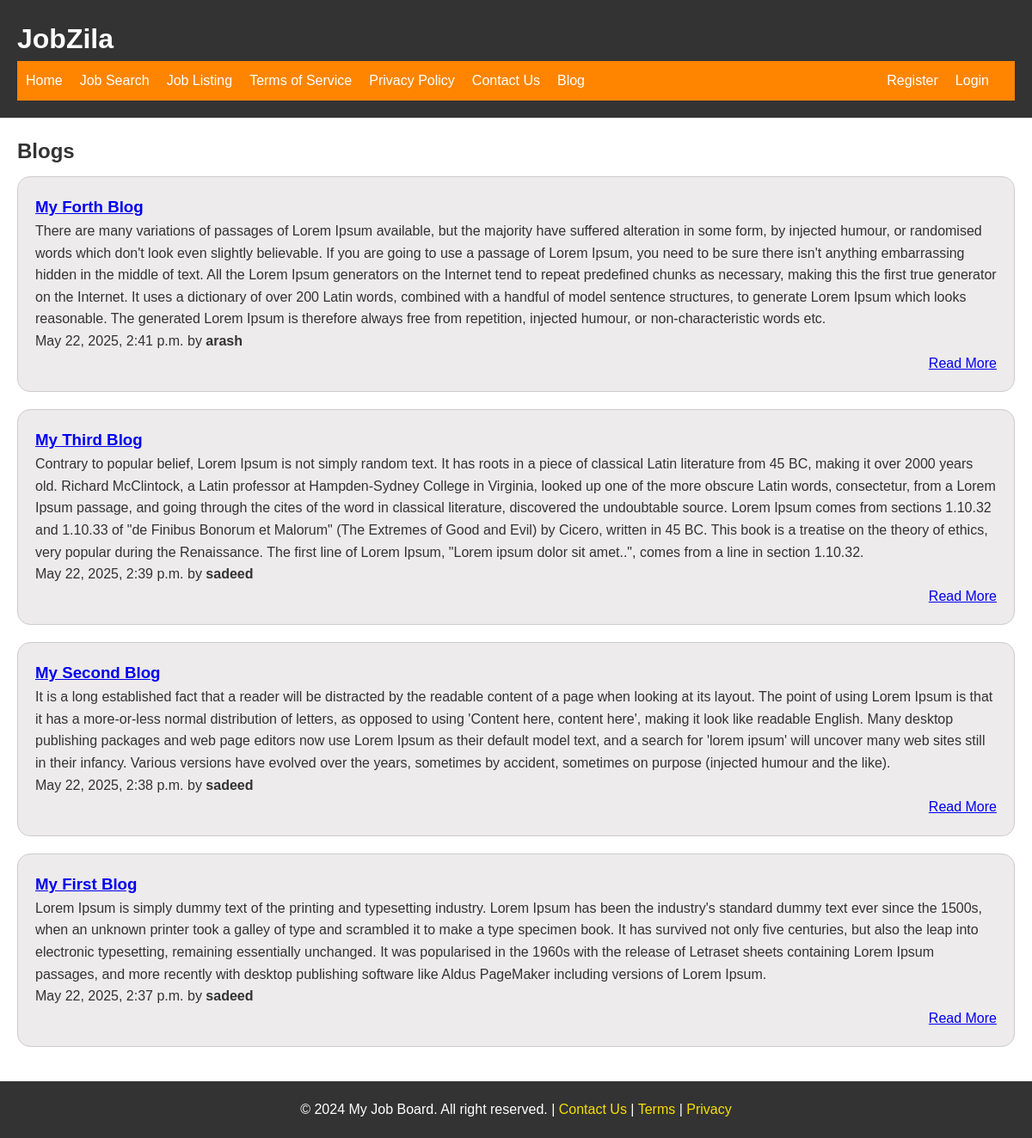
Screenshot of /blog/ with the database file from the repository.
### blog/models.py (models this page shows, shortened)
class Blog(models.Model):
    title = models.CharField(max_length=255)
    body = models.TextField()
    slug = models.SlugField()
    link = models.URLField()
    date = models.DateTimeField(auto_now_add=True)
    author = models.ForeignKey(User, on_delete=models.CASCADE, default="Admin")
    banner = models.ImageField(default="default.jpg", blank=True, null=True)

### blog/views.py (the view)
# urls.py: path("", views.blog, name="bloglist"),
def blog(request):
    blog = Blog.objects.all().order_by("-date")
    return render(request, "blogs.html", {"blog": blog})

### blog/templates/blogs.html (shortened to what this page needs)
{% extends 'sharedpage.html'%}
{% block main %}
    <main>
        <section id="joblist-section">
            <h2>Blogs</h2>
            <div class="joblisting-div">
                {%  for b in blog  %}
                <div class="job-listing">
                    <h3><a href="{% url 'blogapp:blogpage' slug=b.slug %}">{{b.title}}</a></h3>
                    <p>{{b.body}}</p>
                    <p> {{b.date}} by <strong>{{b.author}}</strong>  </p>
                    <p class="learn-more"><a href="#">Read More</a></p>
                </div>
                {% empty %}
                <p>No blogs found.</p>
                {% endfor %}
            </div>
        </section>
    </main>
{% endblock main %}

### templates/sharedpage.html (shortened to what this page needs)
<!DOCTYPE html>
{% load static %}
<html lang="en">
  <head>
    <link rel="stylesheet" href="{% static 'css/styles.css' %}">
  </head>
  <body>
    <header>
      <h1>JobZila</h1>
       <nav>
        <div class="menu-container">
        <ul id="nav-links">
          <li><a href="/">Home</a></li>
          <li><a href="/jobsearch">Job Search</a></li>
          <li><a href="/joblisting">Job Listing</a></li>
          <li><a href="/terms">Terms of Service</a></li>
          <li><a href="/privacy">Privacy Policy</a></li>
          <li><a href="/contact">Contact Us</a></li>
          <li><a href="{% url 'blogapp:bloglist' %}">Blog</a></li>
<div class="right-align" >
  {% if user.is_authenticated %}
  <form method="POST" class="logout" action="{% url 'users:logout' %}">
              {% csrf_token %}
                <button class="logout-button" >Logout</button>
              </form>
  {% else %}
  <li><a href="{% url 'users:register' %}">Register</a></li>
          <li><a href="{% url 'users:login' %}">Login</a></li>
  {% endif %}
</div>
         </ul>
      </div>
      </nav>
    </header>
{% block main %}
{% endblock main %}
<footer>
    <p>&copy; 2024 My Job Board. All right reserved. | <a href="contact.html">Contact Us</a>  | <a href="terms.html">Terms</a> | <a href="privacy.html">Privacy</a></p>
</footer>
</body>
</html>

### static/css/styles.css (style rules this page uses)
* { margin:0; padding:0; }
body { font-family: Arial, Helvetica, sans-serif; font-size: 16px; line-height: 1.6; color: #333; }
header { background-color: #333; color: white; padding: 20px; }
nav { background-color: #ff8500; color: #fff; padding: 10px; }
nav ul { list-style: none; margin:0; padding: 0; display: flex; justify-content: flex-start; align-items: center; }
nav ul li { margin-right: 20px; }
nav ul .right-align { margin-left: auto; display: flex; align-items: center; }
nav ul li a { color: white; text-decoration: none; }
#nav-links { display: flex; flex-direction: row; }
#nav-links li { display: block; }
footer { background-color: #333; color: white; padding: 20px; text-align: center; }
footer p a { color: #f7df04; text-decoration: none; }
#joblist-section { padding: 20px; }
#joblist-section h2 { margin-bottom: 10px; }
.job-listing { margin-bottom: 20px; border: 1px solid #ccc; padding: 20px; border-radius: 15px; background-color: #edebeb; }
.learn-more { text-align: right; }

### rows the page displays
Blog: title "My Forth Blog", body "There are many variations of passages of Lorem Ipsum available, but the majority have suffered alteration in some form, by injected humour, or randomised words which don't look even slightly believable. If you are going to use a passage of Lorem Ipsum, you need to be sure there isn't anything embarrassing hidden in the middle of text. All the Lorem Ipsum generators on the Internet tend to repeat predefined chunks as necessary, making this the first true generator on the Internet. It uses a dictionary of over 200 Latin words, combined with a handful of model sentence structures, to generate Lorem Ipsum which looks reasonable. The generated Lorem Ipsum is therefore always free from…", date "May 22, 2025, 2:41 p.m.", author "arash"
Blog: title "My Third Blog", body "Contrary to popular belief, Lorem Ipsum is not simply random text. It has roots in a piece of classical Latin literature from 45 BC, making it over 2000 years old. Richard McClintock, a Latin professor at Hampden-Sydney College in Virginia, looked up one of the more obscure Latin words, consectetur, from a Lorem Ipsum passage, and going through the cites of the word in classical literature, discovered the undoubtable source. Lorem Ipsum comes from sections 1.10.32 and 1.10.33 of \"de Finibus Bonorum et Malorum\" (The Extremes of Good and Evil) by Cicero, written in 45 BC. This book is a treatise on the theory of ethics, very popular during the Renaissance. The first line of Lorem Ipsum,…", date "May 22, 2025, 2:39 p.m.", author "sadeed"
Blog: title "My Second Blog", body "It is a long established fact that a reader will be distracted by the readable content of a page when looking at its layout. The point of using Lorem Ipsum is that it has a more-or-less normal distribution of letters, as opposed to using 'Content here, content here', making it look like readable English. Many desktop publishing packages and web page editors now use Lorem Ipsum as their default model text, and a search for 'lorem ipsum' will uncover many web sites still in their infancy. Various versions have evolved over the years, sometimes by accident, sometimes on purpose (injected humour and the like).", date "May 22, 2025, 2:38 p.m.", author "sadeed"
Blog: title "My First Blog", body "Lorem Ipsum is simply dummy text of the printing and typesetting industry. Lorem Ipsum has been the industry's standard dummy text ever since the 1500s, when an unknown printer took a galley of type and scrambled it to make a type specimen book. It has survived not only five centuries, but also the leap into electronic typesetting, remaining essentially unchanged. It was popularised in the 1960s with the release of Letraset sheets containing Lorem Ipsum passages, and more recently with desktop publishing software like Aldus PageMaker including versions of Lorem Ipsum.", date "May 22, 2025, 2:37 p.m.", author "sadeed"
